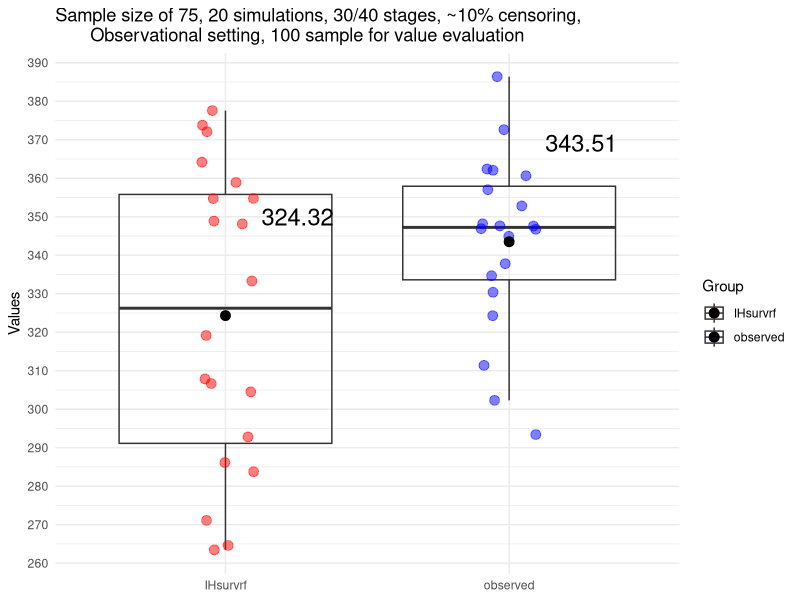
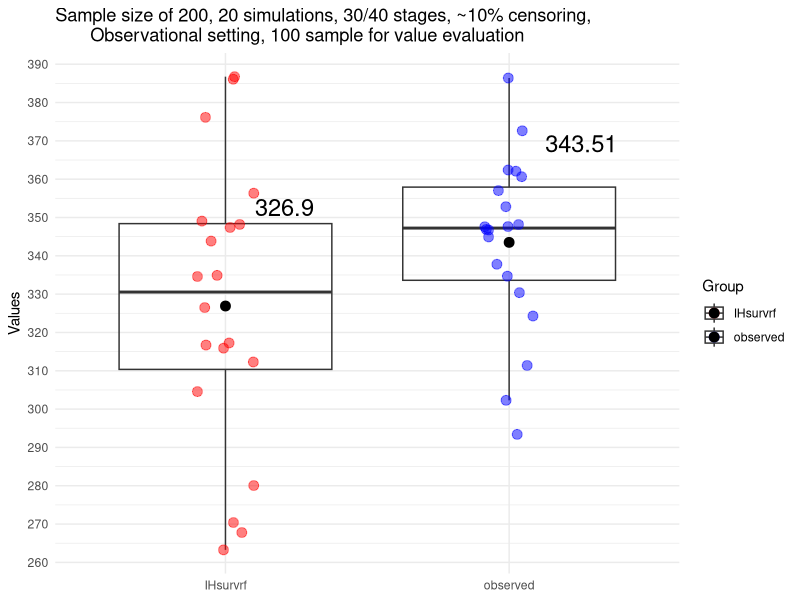

Write R code to recreate these figures, in order.


# Required libraries
library(ggplot2)



##################################################################
## plots for 75 patients, 20 sims, 30/40 stages, ~10% censoring ##
## observational, 100 samples for value estimation.             ##
##################################################################

pt75observed <- c(302.2944, 360.6497, 362.3956, 293.4051, 386.3928, 372.6228, 311.3882, 344.9238, 352.8118, 346.8968,
                  330.3893, 357.0209, 362.0792, 337.8015, 347.5771, 324.2894, 347.6283, 346.7461, 334.6861, 348.1616)

pt75IHsurvrf <- c(283.7597, 354.7568, 348.1319, 307.8553, 348.8683, 306.6561, 304.4959, 364.1864, 286.1369, 377.5856,
                  319.161, 354.7152, 373.7673, 333.3085, 264.6007, 358.9236, 292.7851, 372.0944, 271.1077, 263.4456)



# Combine data into a dataframe
data <- data.frame(
  Group = c(rep("observed", length(pt75observed)), rep("IHsurvrf", length(pt75IHsurvrf))),
  Value = c(pt75observed, pt75IHsurvrf)
)

# Plot using ggplot2 with ticks on Y-axis and labels for mean points
ggplot(data, aes(x = Group, y = Value, fill = Group)) +
  geom_boxplot(alpha = 0, outlier.shape = NA) +  # Make quartiles more visible
  geom_point(position = position_jitterdodge(jitter.width = 0.2), aes(color = Group), size = 3, alpha = 0.5) +  # Plot points with same color as boxplot and make them more transparent
  geom_point(stat = "summary", fun = "mean", shape = 19, size = 3, color = "black") +  # Plot mean points
  labs(title = "Sample size of 75, 20 simulations, 30/40 stages, ~10% censoring, 
       Observational setting, 100 sample for value evaluation",
       x = NULL, y = "Values") +
  theme_minimal() +
  scale_color_manual(values = c("observed" = "blue", "IHsurvrf" = "red")) +  # Match point colors to boxplot colors
  scale_y_continuous(breaks = seq(250, 400, by = 10)) +  # Set ticks on Y-axis by 10
  geom_text(data = data.frame(Group = c("observed", "IHsurvrf"),
                              Value = c(mean(pt75observed), mean(pt75IHsurvrf))),
            aes(x = Group, y = Value, label = round(Value, 2)), vjust = -5, hjust = -0.5,color = "black", size = 6)   # Label mean points


###################################################################
## plots for 200 patients, 20 sims, 30/40 stages, ~10% censoring ##
## observational, 100 samples for value estimation.              ##
###################################################################


pt200observed <-c(302.2944, 360.6497, 362.3956, 293.4051, 386.3928, 372.6228, 311.3882, 344.9238, 352.8118, 346.8968,
                  330.3893, 357.0209, 362.0792, 337.8015, 347.5771, 324.2894, 347.6283, 346.7461, 334.6861, 348.1616)
pt200IHsurvrf <- c(326.4924, 312.2935, 386.7455, 316.7066, 347.3867, 304.5746, 267.7904, 386.0886, 348.1822, 356.3409,
                   280.0495, 376.1314, 263.2632, 270.3984, 317.2554, 334.897, 315.9025, 334.5974, 349.057, 343.8445)


# Combine data into a dataframe
data <- data.frame(
  Group = c(rep("observed", length(pt200observed)), rep("IHsurvrf", length(pt200IHsurvrf))),
  Value = c(pt200observed, pt200IHsurvrf)
)

# Plot using ggplot2 with ticks on Y-axis and labels for mean points
ggplot(data, aes(x = Group, y = Value, fill = Group)) +
  geom_boxplot(alpha = 0, outlier.shape = NA) +  # Make quartiles more visible
  geom_point(position = position_jitterdodge(jitter.width = 0.2), aes(color = Group), size = 3, alpha = 0.5) +  # Plot points with same color as boxplot and make them more transparent
  geom_point(stat = "summary", fun = "mean", shape = 19, size = 3, color = "black") +  # Plot mean points
  labs(title = "Sample size of 200, 20 simulations, 30/40 stages, ~10% censoring, 
       Observational setting, 100 sample for value evaluation",
       x = NULL, y = "Values") +
  theme_minimal() +
  scale_color_manual(values = c("observed" = "blue", "IHsurvrf" = "red")) +  # Match point colors to boxplot colors
  scale_y_continuous(breaks = seq(250, 400, by = 10)) +  # Set ticks on Y-axis by 10
  geom_text(data = data.frame(Group = c("observed", "IHsurvrf"),
                              Value = c(mean(pt200observed), mean(pt200IHsurvrf))),
            aes(x = Group, y = Value, label = round(Value, 2)), vjust = -5, hjust = -0.5,color = "black", size = 6)   # Label mean points



